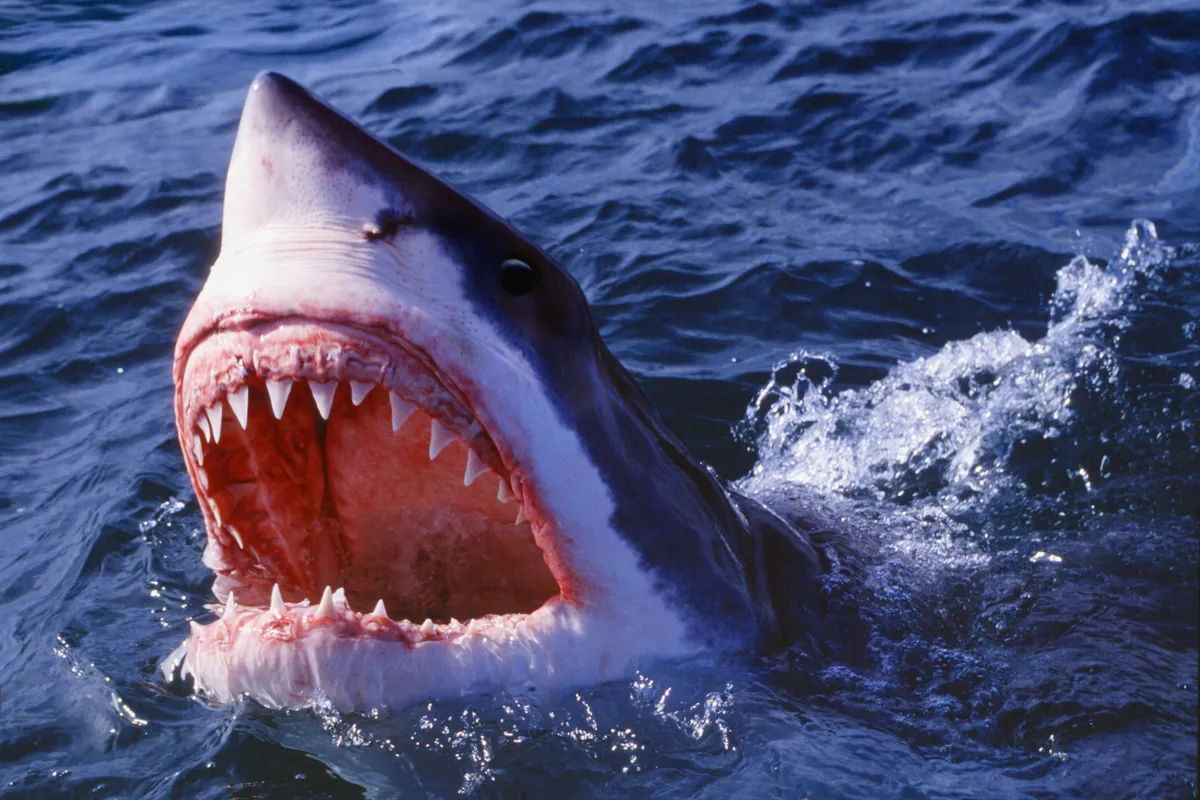
#> input picture shark.jpeg, 1200 x 800 px
$ python SharkHSV.py
#> lines starting #> are read from the running program, lines starting #| are printed output that depends on the picture
import cv2

image = cv2.imread('shark.jpeg')
#> image is the input picture: shape (800, 1200, 3); mean B, G, R 119.4, 81.3, 76.8

image = cv2.resize(image, (5000,5000))
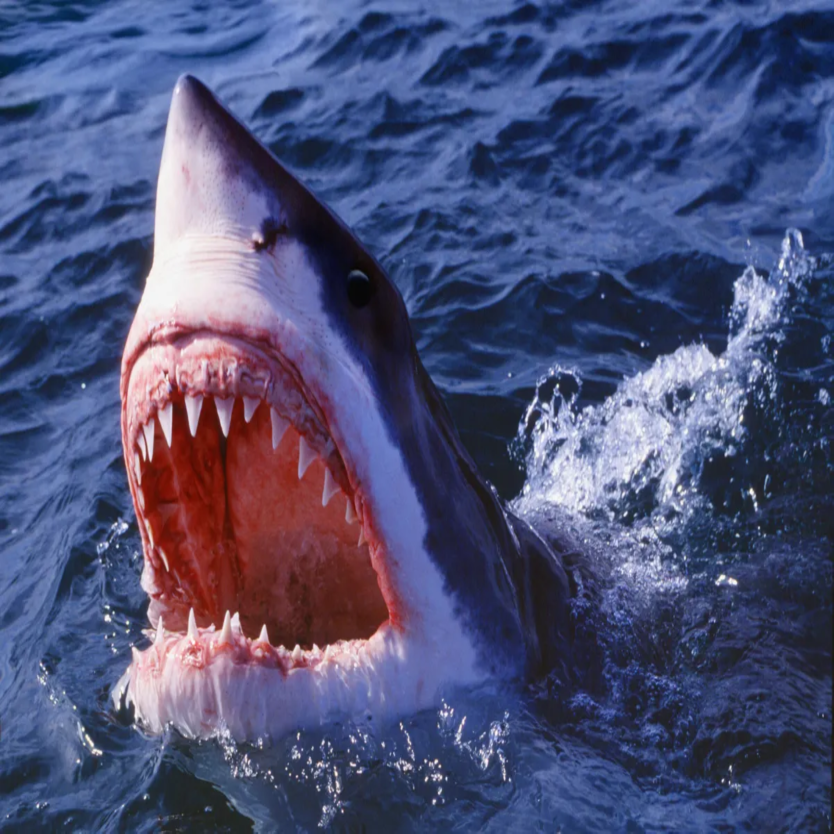
#> image: shape (5000, 5000, 3) (shown at 1/6 size); mean B, G, R 119.3, 81.2, 76.7

grey_image = cv2.cvtColor(image, cv2.COLOR_BGR2GRAY)
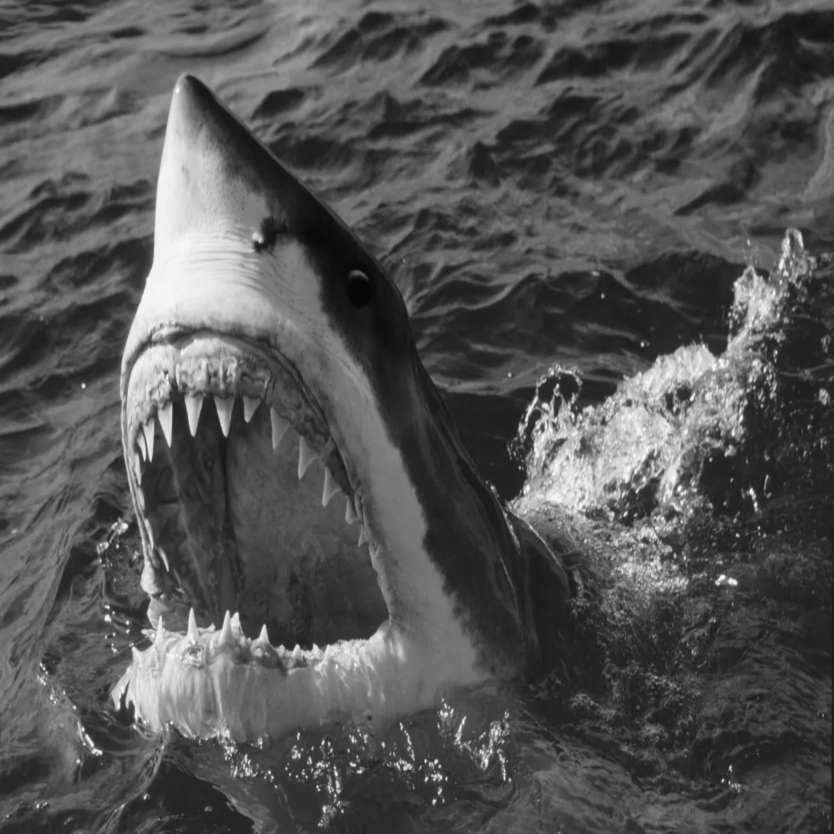
#> grey_image: shape (5000, 5000) (shown at 1/6 size); min 4, max 254, mean 84.2
grey_bgr = cv2.cvtColor(grey_image, cv2.COLOR_GRAY2BGR)

HSV_image = cv2.cvtColor(grey_bgr, cv2.COLOR_BGR2HSV)
#> HSV_image: shape (5000, 5000, 3); mean H, S, V 0, 0, 84.2


cv2.imshow('Grayscale', grey_image)
cv2.imshow('HSV', HSV_image)

cv2.waitKey(0)
cv2.destroyAllWindows()
